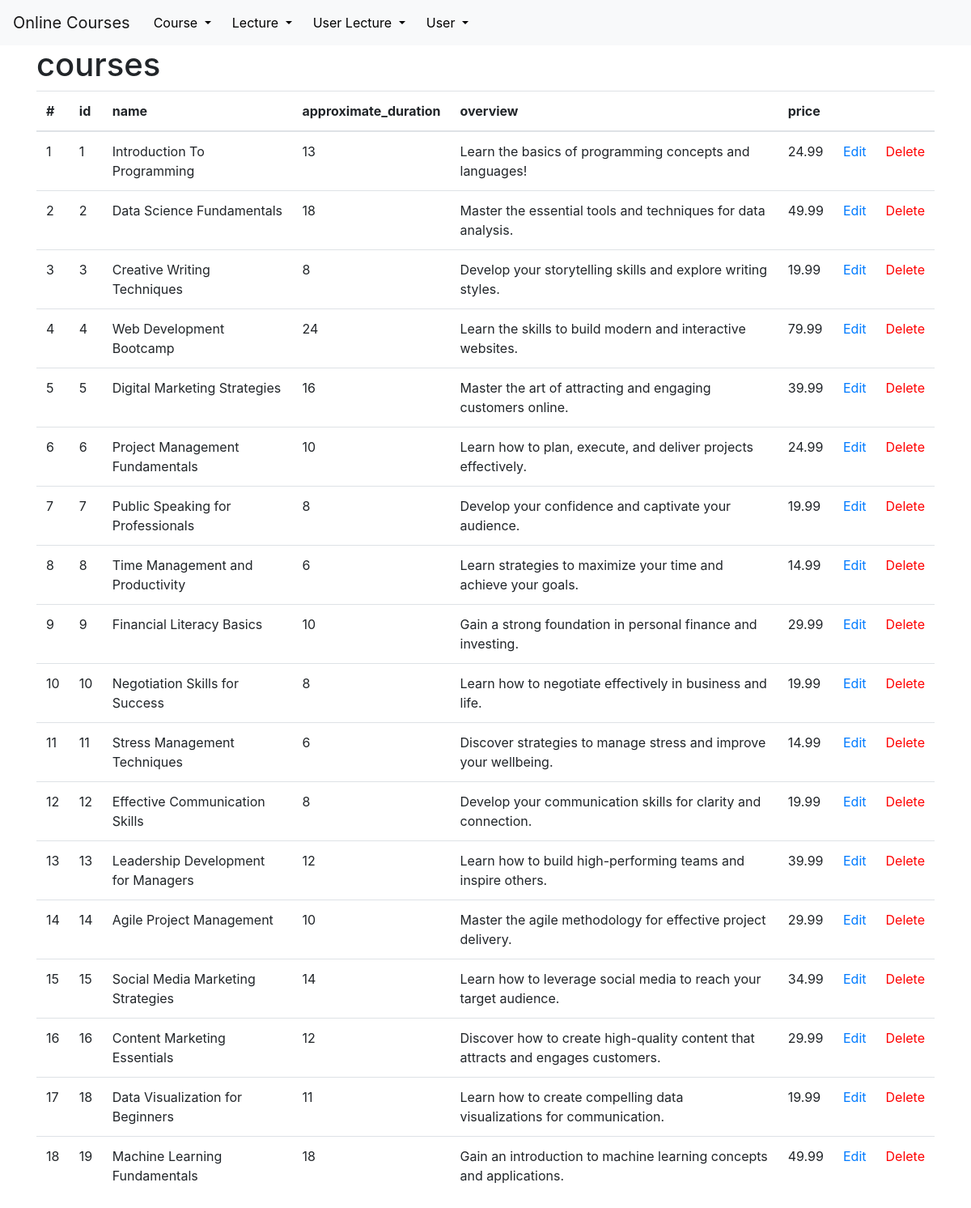
Screenshot of /courses with the database file from the repository.
### tables this page shows
CREATE TABLE courses (
  id INTEGER PRIMARY KEY AUTOINCREMENT,
  name VARCHAR(255) NOT NULL,
  approximate_duration INT,
  overview TEXT,
  price DECIMAL(10,2)
);

### app.py (the view)
@app.route('/<string:table_name>')
def show(table_name):
    connection = get_db_connection()
    my_class = classAdresses[table_name]
    rows = my_class.select(connection)
    return render_template('table.html', rows=rows, table_class=my_class)

### DB_Classes.py (called while the page is built)
    @classmethod
    def select(cls, db_connection, amount=None):
        query = f"SELECT * FROM '{cls.table_name}'"
        if amount is not None:
            query += " LIMIT ?"
            users = db_connection.execute(query, (amount,))
        else:
            users = db_connection.execute(query)
        return users.fetchall()

### app.py (called while the page is built)
def get_db_connection(db = 'database.db'):
    connection = sqlite3.connect(db)
    connection.row_factory = sqlite3.Row
    return connection

@app.template_filter('str')
def toString(value):
    return str(value)

@app.template_filter('table_name')
def getTableName(myClass):
    return myClass.table_name

@app.template_filter('get_attributes')
def getAttributes(myClass):
    return myClass.attributes

@app.template_filter('get_id')
def getID(myClass):
    return myClass.id

### templates/table.html
{% extends 'base.html' %}
{% block content %}
    <h1>{% block title %} {{ table_class | table_name }} {% endblock %}</h1>
    <table class="table">
      <thead>
        <tr>
          <th scope="col">#</th>
          <th scope="col">{{ table_class | get_id }}</th>
          {% for attribute in table_class | get_attributes %}
            <th scope="col">{{ attribute }}</th>
          {% endfor %}
            <th scope="col"></th>
            <th scope="col"></th>
        </tr>
      </thead>
      <tbody>
      {% for row in rows %}
        <tr>
            <td>{{ loop.index }}</td>
            <td>{{ row["id"] }}</td>
            {% for attribute in table_class | get_attributes %}
            <td>{{ row[attribute | str] }}</td>
            {% endfor %}
            <td><a href="{{ url_for('edit', table_name = table_class | table_name, element_id=row['id']) }}">Edit</a></td>
            <td><a href="{{ url_for('delete', table_name = table_class | table_name, element_id=row['id']) }}" class="delete-link">Delete</a></td>
          </tr>
      {% endfor %}
      </tbody>
    </table>
{% endblock %}

### templates/base.html (shortened to what this page needs)
<!doctype html>
<html lang="en">
  <head>
    <link rel="stylesheet" href="https://stackpath.bootstrapcdn.com/bootstrap/4.3.1/css/bootstrap.min.css">
    <link rel="stylesheet" href="{{ url_for('static', filename='css/style.css') }}">
  </head>
  <body>
    <nav class="navbar navbar-expand-md navbar-light bg-light">
        <a class="navbar-brand" href="{{ url_for('index')}}">Online Courses</a>
        <div class="collapse navbar-collapse" id="navbarNav">
            <ul class="navbar-nav">
                <div class="dropdown">
                    <button class="btn btn-secondary dropdown-toggle" type="button" id = "dropdown1" data-toggle="dropdown" aria-haspopup="true" aria-expanded="false">
                        Course
                    </button>
                </div>
                <div class="dropdown">
                    <button class="btn btn-secondary dropdown-toggle" type="button" id = "dropdown4" data-toggle="dropdown" aria-haspopup="true" aria-expanded="false">
                        Lecture
                    </button>
                </div>
                <div class="dropdown">
                    <button class="btn btn-secondary dropdown-toggle" type="button"  id="dropdown2" data-toggle="dropdown" aria-haspopup="true" aria-expanded="false">
                        User Lecture
                    </button>
                </div>
                <div class="dropdown">
                    <button class="btn btn-secondary dropdown-toggle" type="button" id = "dropdown3" data-toggle="dropdown" aria-haspopup="true" aria-expanded="false">
                        User
                    </button>
                </div>
            </ul>
        </div>
    </nav>
    <div class="container">
      {% block content %} {% endblock %}
    </div>
  </body>
</html>

### static/css/style.css (style rules this page uses)
.dropdown-toggle { color: black; background-color: transparent; border-color: transparent; }
.delete-link { color: red; }

### rows the page displays
courses: id "1", name "Introduction To Programming" "13" "Learn the basics of programming concepts and languages!" "24.99"
courses: id "2", name "Data Science Fundamentals" "18" "Master the essential tools and techniques for data analysis." "49.99"
courses: id "3", name "Creative Writing Techniques" "8" "Develop your storytelling skills and explore writing styles." "19.99"
courses: id "4", name "Web Development Bootcamp" "24" "Learn the skills to build modern and interactive websites." "79.99"
courses: id "5", name "Digital Marketing Strategies" "16" "Master the art of attracting and engaging customers online." "39.99"
courses: id "6", name "Project Management Fundamentals" "10" "Learn how to plan, execute, and deliver projects effectively." "24.99"
courses: id "7", name "Public Speaking for Professionals" "8" "Develop your confidence and captivate your audience." "19.99"
courses: id "8", name "Time Management and Productivity" "6" "Learn strategies to maximize your time and achieve your goals." "14.99"
courses: id "9", name "Financial Literacy Basics" "10" "Gain a strong foundation in personal finance and investing." "29.99"
courses: id "10", name "Negotiation Skills for Success" "8" "Learn how to negotiate effectively in business and life." "19.99"
courses: id "11", name "Stress Management Techniques" "6" "Discover strategies to manage stress and improve your wellbeing." "14.99"
courses: id "12", name "Effective Communication Skills" "8" "Develop your communication skills for clarity and connection." "19.99"
courses: id "13", name "Leadership Development for Managers" "12" "Learn how to build high-performing teams and inspire others." "39.99"
courses: id "14", name "Agile Project Management" "10" "Master the agile methodology for effective project delivery." "29.99"
courses: id "15", name "Social Media Marketing Strategies" "14" "Learn how to leverage social media to reach your target audience." "34.99"
courses: id "16", name "Content Marketing Essentials" "12" "Discover how to create high-quality content that attracts and engages customers." "29.99"
courses: id "18", name "Data Visualization for Beginners" "11" "Learn how to create compelling data visualizations for communication." "19.99"
courses: id "19", name "Machine Learning Fundamentals" "18" "Gain an introduction to machine learning concepts and applications." "49.99"

### other values shown
{{ table_class | table_name }} "courses"
{{ table_class | get_id }} "id"
{{ attribute }} "name" "approximate_duration" "overview" "price"
